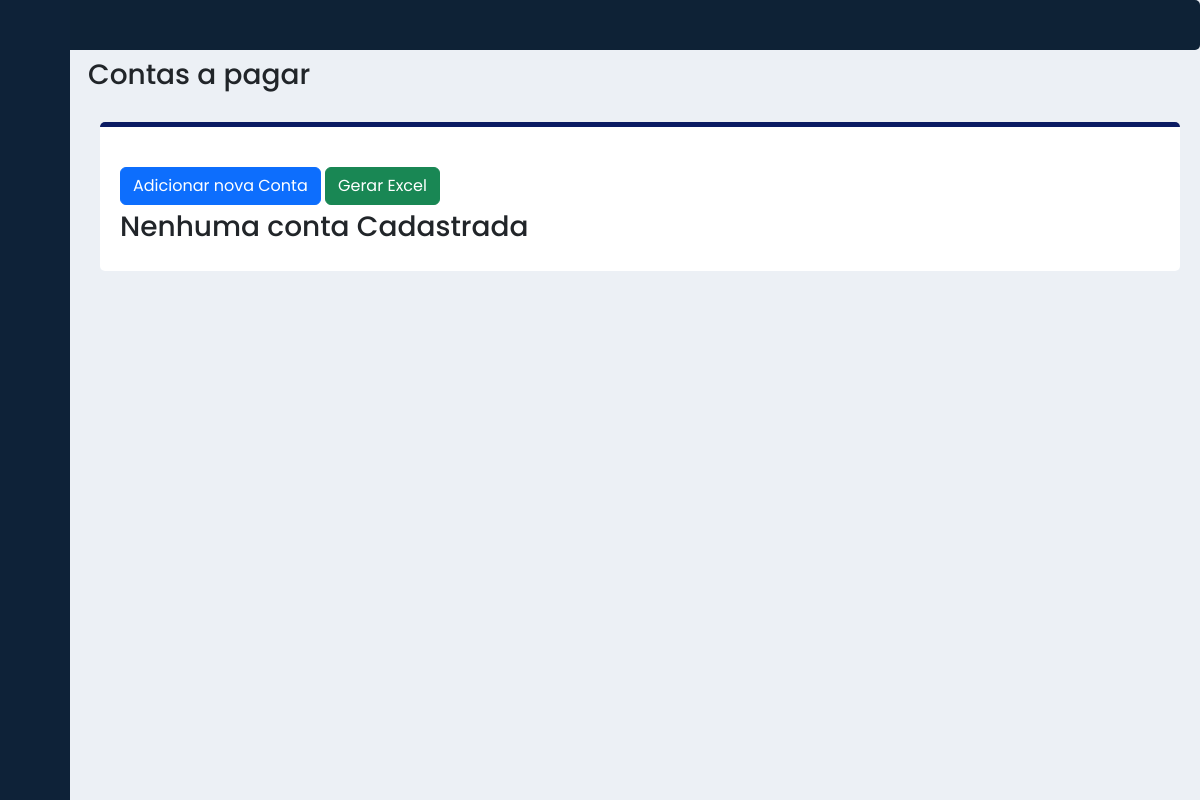
The page /financeiro/contas_pagar/ (signed in) on the database as committed earlier.
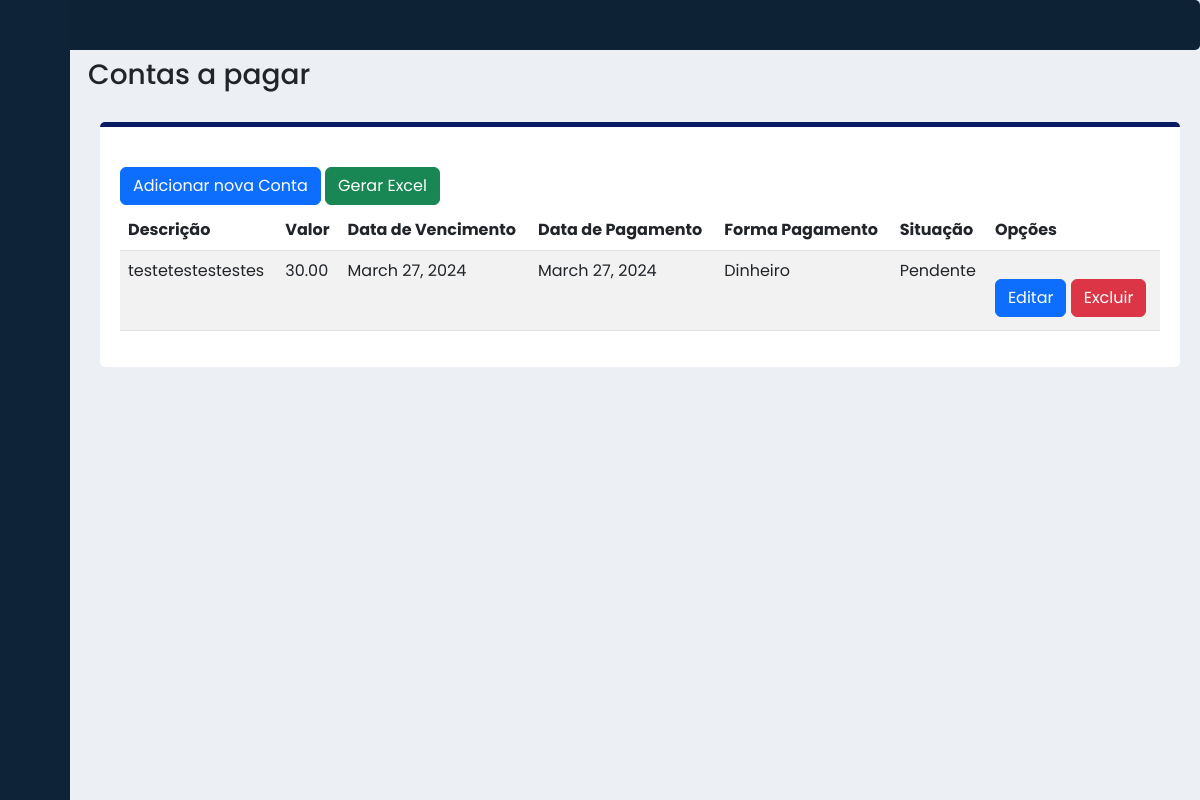
The same page on the database as committed later.
### financeiro/models.py (models this page shows, shortened)
class ContaPagar(models.Model):
    choice_forma_pagamento = (
        ('D', 'Dinheiro'),
        ('C', 'Cartão de Crédito'),
        ('B', 'Boleto'),
        ('T', 'Transferência Bancária'),
        ('C', 'Cheque'),
        ('P', 'PIX')
    )
    descricao = models.CharField(max_length=100)
    valor = models.DecimalField(max_digits=10, decimal_places=2)
    data_vencimento = models.DateField(null=True, blank=True, default=datetime(1900, 1, 1))
    data_pagamento = models.DateField(null=True, blank=True, default=datetime(1900, 1, 1))
    forma_pagamento = models.CharField(max_length=1, choices=choice_forma_pagamento,default='D',null=True, blank=True)
    pago = models.BooleanField(default=False)

### financeiro/views.py (the view)
# urls.py: path('contas_pagar/', views.contas_pagar, name='contas_pagar'),
@login_required(login_url='/auth/login/')
@has_role_decorator("vendedor")
def contas_pagar(request):
    contas_pagar = ContaPagar.objects.all()
    return render(request, 'contas_pagar.html', {'contas_pagar': contas_pagar})

### financeiro/templates/contas_pagar.html (shortened to what this page needs)
{% extends 'base-home.html' %}
{% load static %}
{% block 'head' %}
<link rel="stylesheet" href="{% static 'financeiro/css/contas_pagar.css' %}">
{% endblock %}
{% block 'body' %}
<h3>Contas a pagar</h3>
<div class="container-fluid">
    <div class="container-fluid" id="container">
        <div>
            <a href="{% url 'financeiro:cadastrar_contas_pagar' %}" class="btn btn-primary">Adicionar nova Conta</a>
            <a href="" class="btn btn-success float-right">Gerar Excel</a>
        </div>
    {% if contas_pagar %}
        <table class="table table-striped table-hover">
            <thead>
                <tr>
                    <th>Descrição</th>
                    <th>Valor</th>
                    <th>Data de Vencimento</th>
                    <th>Data de Pagamento</th>
                    <th>Forma Pagamento</th>
                    <th>Situação</th>
                    <th>Opções</th>
                </tr>
            </thead>
            <tbody>
                {% for contasPagar in contas_pagar %}
                    <tr>
                        <td>{{ contasPagar.descricao }}</td>
                        <td>{{ contasPagar.valor }}</td>
                        <td>{{ contasPagar.data_vencimento }}</td>
                        <td>{{ contasPagar.data_pagamento }}</td>
                        {% if contasPagar.forma_pagamento == 'D' %}
                            <td>Dinheiro</td>
                        {% elif contasPagar.forma_pagamento == 'C' %}
                            <td>Cartão de Crédito</td>
                        {% elif contasPagar.forma_pagamento == 'B' %}
                            <td>Cartão de Débito</td>
                        {% elif contasPagar.forma_pagamento == 'T' %}
                            <td>Transferência Bancária</td>
                        {% elif contasPagar.forma_pagamento == 'C' %}
                            <td>Cheque</td>
                        {% elif contasPagar.forma_pagamento == 'P' %}
                            <td>Pix</td>
                        {% endif %}
                        {% if contasPagar.pago == 'S' %}
                            <td>Pago</td>
                        {% else %}
                            <td>Pendente</td>
                        {% endif %}
                        <td>
                            <a href="" class="btn btn-primary">Editar</a>
                            <a href="" class="btn btn-danger">Excluir</a>
                        </td>
                    </tr>
                {% endfor %}
            </tbody>
        </table>
    {% else %}
        <h3>Nenhuma conta Cadastrada</h3>
    {% endif %}
    </div>
</div>
{% endblock %}

### templates/base-home.html (shortened to what this page needs)
{% load static %}
<!DOCTYPE html>
<html lang="en">
<head>
    <link href="https://cdn.lineicons.com/4.0/lineicons.css" rel="stylesheet" />
    <link href="https://cdn.jsdelivr.net/npm/bootstrap@5.3.0-alpha3/dist/css/bootstrap.min.css" rel="stylesheet"
>
    <link rel="stylesheet" href="https://cdn.jsdelivr.net/npm/bootstrap-icons@1.11.3/font/bootstrap-icons.min.css">
    {% block 'head' %}{% endblock %}
</head>
<body>
    <div class="wrapper">
        {% include 'sidebar.html' %}
        <div class="black-bar"></div>
        <div id="main" class="main p-2">
        <div class="container" style="height: 50px;"></div>
        {% block 'body' %}
            {% endblock %}
        </div>
    </div>
</body>
</html>

### templates/sidebar.html (shortened to what this page needs)
{% load static %}
{% block head %}
    <link href="{% static 'core/css/sidebar.css' %}" rel="stylesheet" />
{% endblock %}
    <aside id="sidebar">
        <div class="d-flex">
            <button class="toggle-btn" type="button">
            </button>
        </div>
        <ul class="sidebar-nav">
            <li class="sidebar-item">
                <a href="#" class="sidebar-link">
                </a>
            </li>
            <li class="sidebar-item">
                <a href="#" class="sidebar-link">
                </a>
            </li>
            <li class="sidebar-item">
                <a href="#" class="sidebar-link collapsed has-dropdown" data-bs-toggle="collapse"
                    data-bs-target="#auth" aria-expanded="false" aria-controls="auth">
                </a>
            </li>
            <li class="sidebar-item">
                <a href="#" class="sidebar-link collapsed has-dropdown" data-bs-toggle="collapse"
                    data-bs-target="#multi" aria-expanded="false" aria-controls="multi">
                </a>
            </li>
            <li class="sidebar-item">
                <a href="#" class="sidebar-link">
                </a>
            </li>
            <li class="sidebar-item">
                <a href="#" class="sidebar-link">
                </a>
            </li>
        </ul>
        <div class="sidebar-footer">
            <a href="{% url 'usuarios:logout' %}" class="sidebar-link">
            </a>
        </div>
    </aside>

### templates/static/financeiro/css/contas_pagar.css (style rules this page uses)
#container { margin-top: 30px; background-color: white; padding: 20px; border-radius: 5px; border-top: 5px solid rgb(11, 27, 99); }
.btn { margin-top: 20px; margin-bottom: 5px; }

### templates/static/core/css/sidebar.css (style rules this page uses)
a { text-decoration: none; }
li { list-style: none; }
body { font-family: 'Poppins', sans-serif; }
.wrapper { display: flex; }
.main { min-height: 100vh; width: 100%; overflow: hidden; transition: all 0.35s ease-in-out; background-color: #fafbfe; }
#sidebar { width: 70px; min-width: 70px; z-index: 1000; transition: all .25s ease-in-out; background-color: #0e2238; display: flex; flex-direction: column; }
.toggle-btn { background-color: transparent; cursor: pointer; border: 0; padding: 1rem 1.5rem; }
.sidebar-nav { padding: 2rem 0; flex: 1 1 auto; }
a.sidebar-link { padding: .625rem 1.625rem; color: #FFF; display: block; font-size: 0.9rem; white-space: nowrap; border-left: 3px solid transparent; }
.sidebar-item { position: relative; }

### templates/base-home.html (style rules this page uses)
.black-bar { background-color: #0e2236; color: white; width: 100%; height: 50px; border-radius: 5px; position: absolute; top: 0; }
#main { margin-left: 10px; background-color:#ecf0f5; }
body { background-color:#ecf0f5; }

Rows that differ between the two databases and show on the page:
added ContaPagar: descricao "testetestestestes", valor "30.00", data_vencimento "March 27, 2024", data_pagamento "March 27, 2024", forma_pagamento "Dinheiro", pago "Pendente"
Other text that changed with them:
text no longer shown: "Nenhuma conta Cadastrada"
text now shown: "Descrição Valor Data de Vencimento Data de Pagamento Forma Pagamento Situação Opções"
